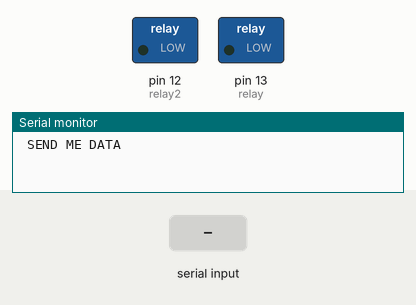
The sketch below on a simulated Arduino Uno, built with avr-gcc and run on an emulated ATmega328P. Parts: switched loads named in the sketch (green lamp = pin HIGH), the last lines printed to the serial monitor. Inputs (shaded band) come from the test bench.

Above: at 1.0 s.
1.1 s: "1\n" received over Serial
At 2.4 s:
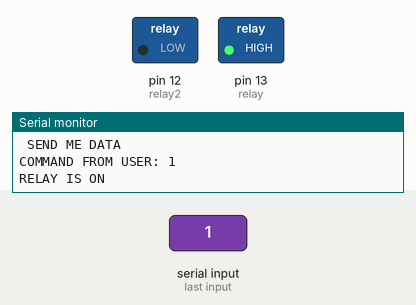
4.0 s: "3\n" received over Serial
At 4.5 s:
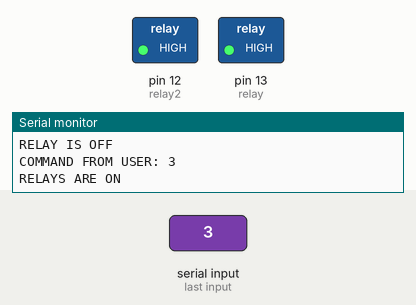
5.5 s: "1\n" received over Serial
At 7.2 s:
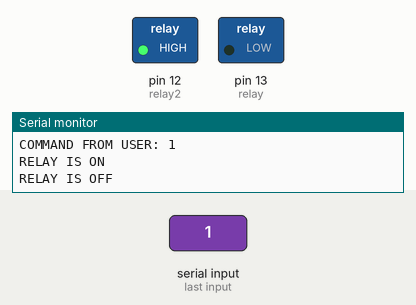
7.5 s: "2\n" received over Serial
At 8.7 s:
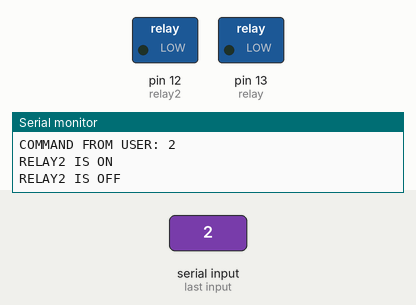
Timing chart, 0 to 10.5 s (numbered marks = the images above; inputs shaded):
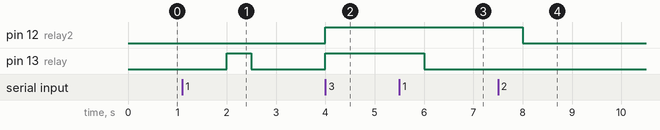

Measured:
- after the input at 1.1 s, pin 13 (relay): LOW → HIGH after 0.90 s, → LOW 0.50 s later
- after the input at 4.0 s, pin 12 (relay2), pin 13 (relay): LOW → HIGH at once
- after the input at 5.5 s, pin 13 (relay): HIGH → LOW after 0.50 s
- after the input at 7.5 s, pin 12 (relay2): HIGH → LOW after 0.50 s

The sketch:

char_uart.ino
```cpp
const int relay = 13; //D13 DIGITAL OUTPUT PIN
const int relay2 = 12; //D12 DIGITAL OUTPUT PIN
void setup() {
  Serial.begin(115200);
  pinMode(relay, OUTPUT);
  pinMode(relay2, OUTPUT);
  digitalWrite(relay, LOW); // turn relay off
  digitalWrite(relay2, LOW); // turn relay off
  while (Serial.available() <= 0) {
    Serial.println(" SEND ME DATA ");
    delay(1000);
  }
}

void loop() {
  if (Serial.available() > 0) {
    String value = Serial.readStringUntil('\n');
    Serial.println();
    Serial.print("COMMAND FROM USER: ");
    Serial.print(value);
    Serial.println();
    if (value == "1") {
      digitalWrite(relay, HIGH); //turn on relay
      Serial.println("RELAY IS ON");
      delay(500);
      digitalWrite(relay, LOW); //turn off relay
      Serial.println("RELAY IS OFF");
    } else if (value == "2") {
      digitalWrite(relay2, HIGH); //turn on relay
      Serial.println("RELAY2 IS ON");
      delay(500);
      digitalWrite(relay2, LOW); //turn off relay
      Serial.println("RELAY2 IS OFF");
    } else if (value == "3") {
      digitalWrite(relay, HIGH); //turn on relay
      digitalWrite(relay2, HIGH); //turn on relay
      Serial.println("RELAYS ARE ON");
    } else if (value == "4") {
      digitalWrite(relay, LOW); //turn on relay
      digitalWrite(relay2, LOW); //turn on relay
      Serial.println("RELAYS ARE OFF");
    } else {
      Serial.println("UNSUPPORTED COMMAND");
    }
  }
}
```
